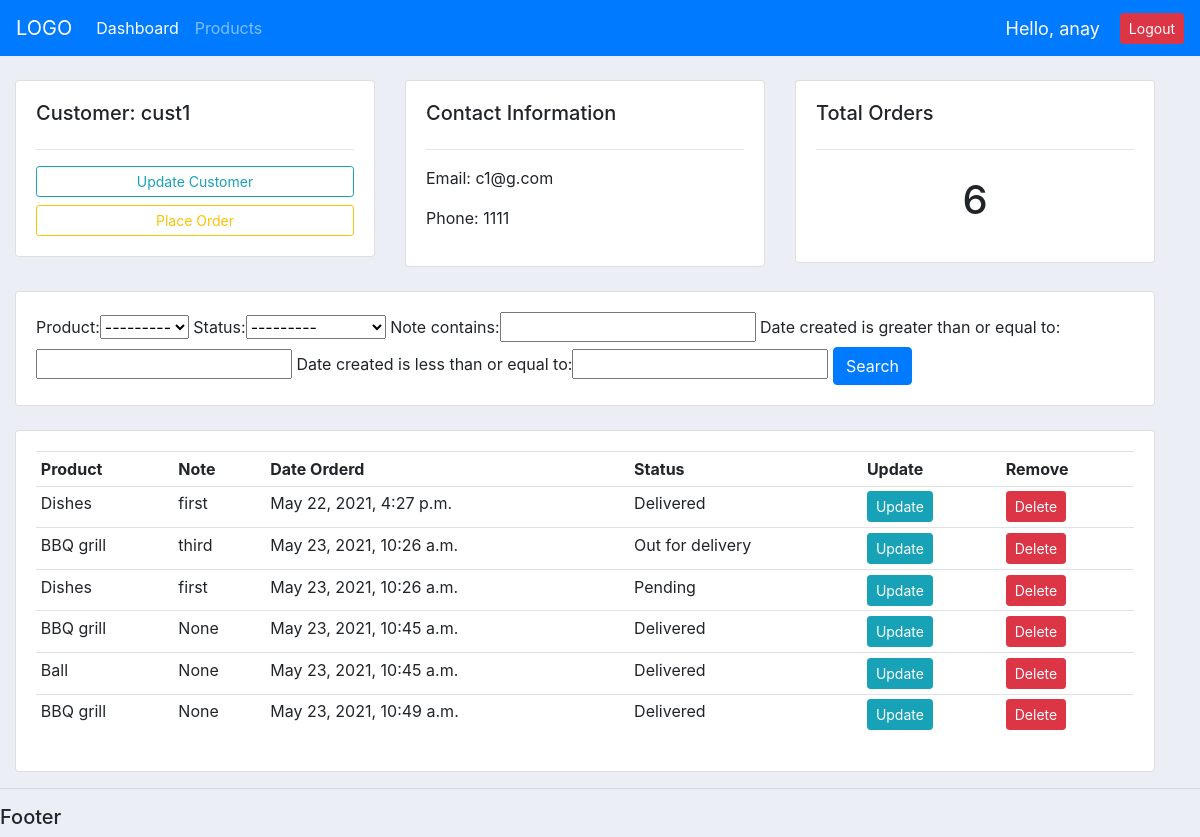
Page /customer/1 (signed in) on the committed database.
### accounts/models.py (models this page shows, shortened)
class Customer(models.Model):
    user = models.OneToOneField(User, null=True, on_delete=models.CASCADE)
    name = models.CharField(max_length=200, null=True)
    phone= models.CharField(max_length=200, null=True)
    email= models.CharField(max_length=200, null=True)
    date_created = models.DateTimeField(auto_now_add=True, null=True)

class Order(models.Model):
    STATUS = (
			('Pending', 'Pending'),
			('Out for delivery', 'Out for delivery'),
			('Delivered', 'Delivered'),
			)
    customer = models.ForeignKey(Customer, null=True, on_delete=models.SET_NULL)
    product = models.ForeignKey(Product, null=True, on_delete=models.SET_NULL)
    date_created = models.DateTimeField(auto_now_add=True, null=True)
    status = models.CharField(max_length=200 , null=True, choices=STATUS)
    note = models.CharField(max_length=200 , null=True)

class Product(models.Model):
    CATEGORY = (
			('Indoor', 'Indoor'),
			('Out Door', 'Out Door'),
			)
    name = models.CharField(max_length=200, null=True)
    price= models.FloatField(null=True)
    category = models.CharField(max_length=200, null=True, choices=CATEGORY)
    description = models.CharField(max_length=500, null=True, blank=True)
    date_created = models.DateTimeField(auto_now_add=True, null=True)
    tags = models.ManyToManyField(Tag)
    def __str__(self):
        return self.name

### accounts/decorators.py (the view)
        def wrapper_func(request, *args, **kwargs):
            group = None
            if request.user.groups.exists():
                group = request.user.groups.all()[0].name
            if group in allowed_roles:
                return view_fumc(request, *args, **kwargs)
            else:
                return HttpResponse("Not Authorized!")

### accounts/views.py (called while the page is built)
@login_required(login_url='login')
@allowed_users(allowed_roles=['admin'])
def customer(request, pk_test):
    customer = Customer.objects.get(id=pk_test)
    orders = customer.order_set.all()
    order_count = customer.order_set.all().count()
    myFilter = OrderFilter(request.GET, queryset=orders)
    orders = myFilter.qs
    context = {'customer': customer, 'orders': orders, 'order_count':order_count, 'myFilter': myFilter}
    return render(request, 'accounts/customer.html', context)

### accounts/templates/accounts/customer.html
{% extends 'accounts/main.html'%} {% block content %}
<br />
<div class="row container-fluid">
  <div class="col-md">
    <div class="card card-body">
      <h5>Customer: {{customer.name}}</h5>
      <hr />
      <a class="btn btn-outline-info btn-sm btn-block" href=""
        >Update Customer</a
      >
      <a
        class="btn btn-outline-warning btn-sm btn-block"
        href="{%url 'create_order' customer.id %}"
        >Place Order
      </a>
    </div>
  </div>
  <div class="col-md">
    <div class="card card-body">
      <h5>Contact Information</h5>
      <hr />
      <p>Email: {{customer.email}}</p>
      <p>Phone: {{customer.phone}}</p>
    </div>
  </div>
  <div class="col-md">
    <div class="card card-body">
      <h5>Total Orders</h5>
      <hr />
      <h1 style="text-align: center; padding: 10px">{{order_count}}</h1>
    </div>
  </div>
</div>
<br />
<div class="row container-fluid">
  <div class="col">
    <div class="card card-body">
      <form method="get">
        {{myFilter.form}}
        <button class="btn btn-primary" type="submit">Search</button>
      </form>
    </div>
  </div>
</div>
<br />
<div class="row container-fluid">
  <div class="col-md">
    <div class="card card-body">
      <table class="table table-sm">
        <tr>
          <th>Product</th>
          <th>Note</th>
          <th>Date Orderd</th>
          <th>Status</th>
          <th>Update</th>
          <th>Remove</th>
        </tr>
        {% for order in orders %}
        <tr>
          <td>{{order.product}}</td>
          <td>{{order.note}}</td>
          <td>{{order.date_created}}</td>
          <td>{{order.status}}</td>
          <td>
            <a
              class="btn btn-sm btn-info"
              aria-pressed="true"
              href="{% url 'update_order' order.id %}"
              >Update</a
            >
          </td>
          <td>
            <a
              class="btn btn-sm btn-danger"
              aria-pressed="true"
              href="{% url 'delete_order' order.id %}"
              >Delete</a
            >
          </td>
        </tr>
        {% endfor %}
      </table>
    </div>
  </div>
</div>
{% endblock %}

### accounts/templates/accounts/navbar.html (shortened to what this page needs)
<nav class="navbar navbar-expand-lg navbar-dark bg-primary">
  <a class="navbar-brand" href="{% url 'home' %}">LOGO</a>
  <div class="collapse navbar-collapse" id="navbarNavAltMarkup">
    <div class="navbar-nav">
      {% if request.user.is_staff %}
      <a class="nav-item nav-link active" href="{% url 'home' %}">Dashboard</a> </a>
      <a class="nav-item nav-link" href="{% url 'products' %}">Products</a>
      {%endif%}
    </div>
  </div>
  <span id="hello-msg">Hello, {{request.user}}</span>
  <span><a href="{% url 'logout' %}" class="btn btn-sm btn-danger">Logout</a></span>
</nav>

### static/css/main.css (style rules this page uses)
body { background-color: #ebeff5; }

### accounts/templates/accounts/navbar.html (style rules this page uses)
#hello-msg { color: #fff; font-size: 18px; margin-right: 20px; }

### rows in the picture
Customer: name "cust1", email "c1@g.com", phone "1111"
Order: product "Dishes", note "first", date_created "May 22, 2021, 4:27 p.m.", status "Delivered"
Order: product "BBQ grill", note "third", date_created "May 23, 2021, 10:26 a.m.", status "Out for delivery"
Order: product "Dishes", note "first", date_created "May 23, 2021, 10:26 a.m.", status "Pending"
Order: product "BBQ grill", note "None", date_created "May 23, 2021, 10:45 a.m.", status "Delivered"
Order: product "Ball", note "None", date_created "May 23, 2021, 10:45 a.m.", status "Delivered"
Order: product "BBQ grill", note "None", date_created "May 23, 2021, 10:49 a.m.", status "Delivered"

### other values in the picture
{{ request.user }} "anay"
{{ order_count }} "6"
